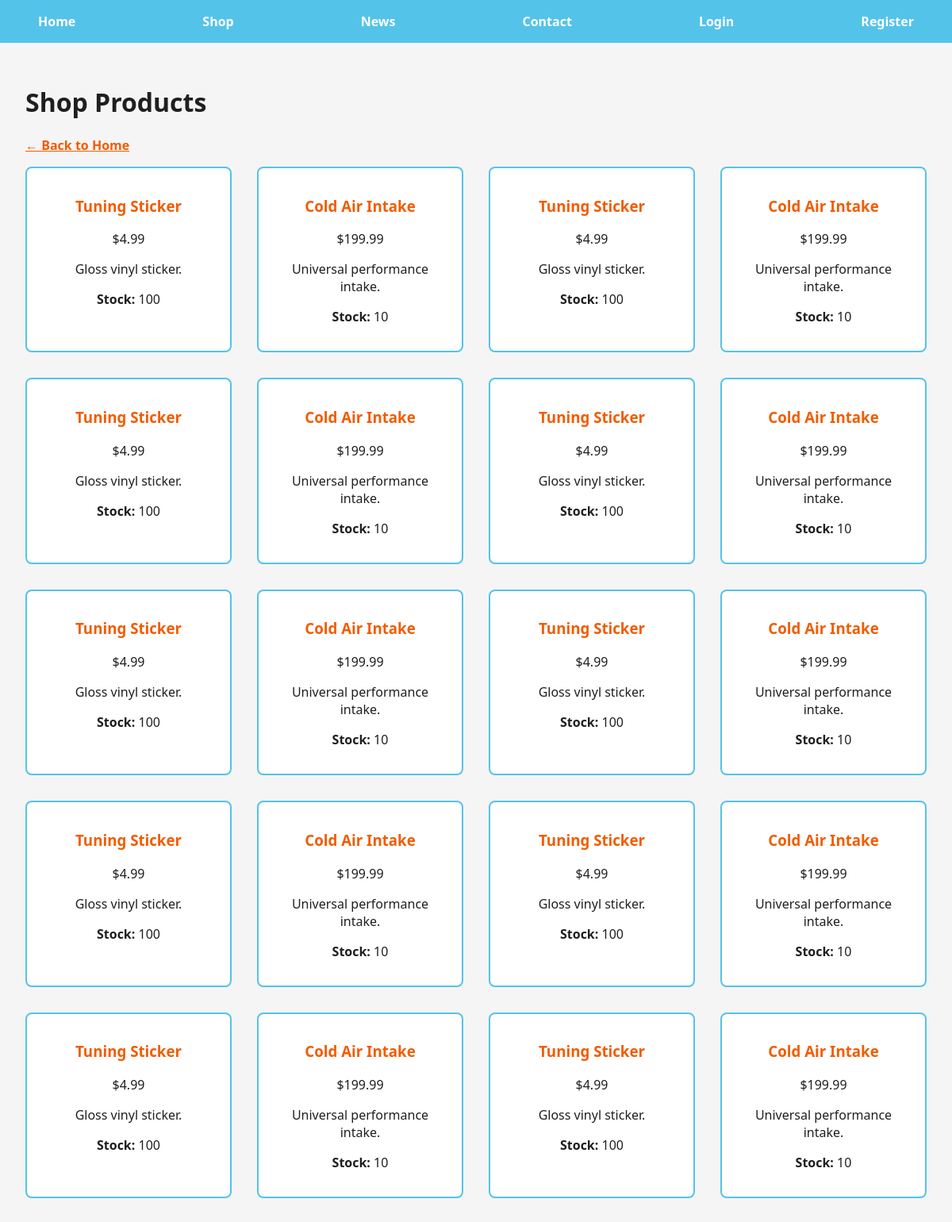
Page /shop (upper part) on the committed database.
### models.py (models this page shows)
class Product(db.Model):
    id = db.Column(db.Integer, primary_key=True)
    name = db.Column(db.String(100))
    price = db.Column(db.Float)
    description = db.Column(db.String(300))
    stock = db.Column(db.Integer)
    category = db.Column(db.String(50))

### views.py (the view)
@app.route('/shop')
def shop():
    products = Product.query.all()
    return render_template('shop.html', products=products)

### templates/shop.html (shortened to what this page needs)
<!DOCTYPE html>
<html lang="en">
<head>
  <link rel="stylesheet" href="{{ url_for('static', filename='styles.css') }}">
</head>
<body>
  <nav>
    <a href="{{ url_for('home') }}">Home</a>
    <a href="{{ url_for('shop') }}">Shop</a>
    <a href="{{ url_for('news') }}">News</a>
    <a href="{{ url_for('contact') }}">Contact</a>
    <a href="{{ url_for('login') }}">Login</a>
    <a href="{{ url_for('register') }}">Register</a>
  </nav>
  <main>
    <h1>Shop Products</h1>
    <div style="margin-bottom: 1rem;">
      <a href="{{ url_for('home') }}" style="color: var(--gulf-orange); font-weight: bold;">← Back to Home</a>
    </div>
    <div class="product-grid">
      {% for item in products %}
      <div class="product-card">
        <h3>{{ item.name }}</h3>
        <p>${{ item.price }}</p>
        <p>{{ item.description }}</p>
        <p><strong>Stock:</strong> {{ item.stock }}</p>
      </div>
      {% endfor %}
    </div>
  </main>
</body>
</html>

### static/styles.css (style rules this page uses)
:root { --miami-blue: #54C3EA; --gulf-orange: #F25C00; --dark-gray: #1a1a1a; --light-gray: #f5f5f5; --text-light: #ffffff; --text-dark: #1f1f1f; }
body { margin: 0; font-family: 'Segoe UI', Tahoma, Geneva, Verdana, sans-serif; background-color: var(--light-gray); color: var(--text-dark); }
nav { background-color: var(--miami-blue); padding: 1rem 2rem; display: flex; justify-content: space-between; align-items: center; flex-wrap: wrap; }
nav a { color: white; margin: 0 1rem; text-decoration: none; font-weight: bold; }
main, section { padding: 2rem; }
.product-grid { display: grid; grid-template-columns: repeat(auto-fit, minmax(250px, 1fr)); gap: 2rem; }
.product-card { background-color: white; border: 2px solid var(--miami-blue); padding: 1rem; border-radius: 8px; text-align: center; transition: 0.3s ease-in-out; }
.product-card h3 { color: var(--gulf-orange); }

### rows in the picture
Product: name "Tuning Sticker", price "4.99", description "Gloss vinyl sticker.", stock "100"
Product: name "Cold Air Intake", price "199.99", description "Universal performance intake.", stock "10"
Product: name "Tuning Sticker", price "4.99", description "Gloss vinyl sticker.", stock "100"
Product: name "Cold Air Intake", price "199.99", description "Universal performance intake.", stock "10"
Product: name "Tuning Sticker", price "4.99", description "Gloss vinyl sticker.", stock "100"
Product: name "Cold Air Intake", price "199.99", description "Universal performance intake.", stock "10"
Product: name "Tuning Sticker", price "4.99", description "Gloss vinyl sticker.", stock "100"
Product: name "Cold Air Intake", price "199.99", description "Universal performance intake.", stock "10"
Product: name "Tuning Sticker", price "4.99", description "Gloss vinyl sticker.", stock "100"
Product: name "Cold Air Intake", price "199.99", description "Universal performance intake.", stock "10"
Product: name "Tuning Sticker", price "4.99", description "Gloss vinyl sticker.", stock "100"
Product: name "Cold Air Intake", price "199.99", description "Universal performance intake.", stock "10"
Product: name "Tuning Sticker", price "4.99", description "Gloss vinyl sticker.", stock "100"
Product: name "Cold Air Intake", price "199.99", description "Universal performance intake.", stock "10"
Product: name "Tuning Sticker", price "4.99", description "Gloss vinyl sticker.", stock "100"
Product: name "Cold Air Intake", price "199.99", description "Universal performance intake.", stock "10"
Product: name "Tuning Sticker", price "4.99", description "Gloss vinyl sticker.", stock "100"
Product: name "Cold Air Intake", price "199.99", description "Universal performance intake.", stock "10"
Product: name "Tuning Sticker", price "4.99", description "Gloss vinyl sticker.", stock "100"
Product: name "Cold Air Intake", price "199.99", description "Universal performance intake.", stock "10"
